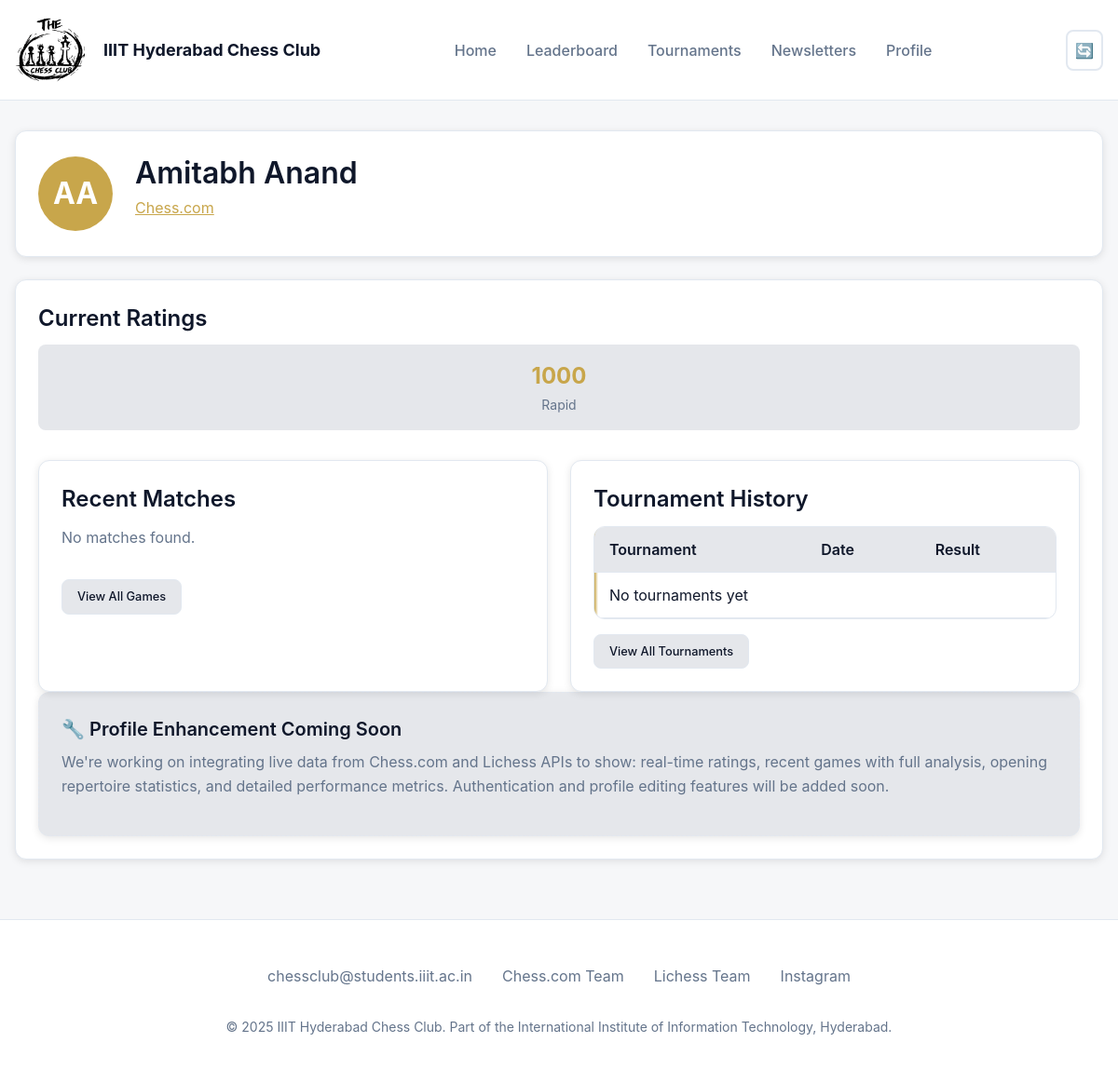
The page /profile/amitabh.anandpd/ on the database its author committed.
### accounts/models.py (models this page shows, shortened)
class User(AbstractUser):
    @property
    def initials(self):
        a = ""
        b = ""
        if self.first_name:
            a = self.first_name[0]
        if self.last_name:
            b = self.last_name[0]
        c = a+b
        if c=="":
            c = "NA"
        return str(c)
    @property
    def matches(self):
        from tournaments.models import Match
        return Match.objects.filter(Q(player1=self) | Q(player2=self)).select_related("tournament")

class UserProfile(models.Model):
    user = models.OneToOneField(User, on_delete=models.CASCADE, related_name="profile")
    rating = models.IntegerField(default=600)
    last_rating = models.IntegerField(default=600)
    rank = models.IntegerField(default=0)
    last_rank = models.IntegerField(default=0)
    chessdotcom = models.CharField(max_length=64, blank=True, null=True)
    lichess = models.CharField(max_length=64, blank=True, null=True)

### accounts/views.py (the view, shortened to what this page needs)
# urls.py: path('profile/<str:username>/', views.user_profile, name='user_profile'),
def user_profile(request, username):
    user = User.objects.filter(username=username).first()
    results = (
        TournamentResult.objects
        .filter(player=user)
        .select_related("tournament")
        .order_by("-tournament__start_date")
    )
    tournaments = []
    matches_obj = user.matches
    matches = []
    if not user:
        return redirect("/")
    return render(request, 'profile_view.html', context={"user":user, "tournaments":tournaments, "matches": matches})

### IIITChessClub/templates/profile_view.html (shortened to what this page needs)
<!DOCTYPE html>
{% load static %}
<html lang="en">
<head>
  <link rel="stylesheet" href="{% static 'css/styles.css' %}">
</head>
<body>
  <nav class="navbar">
    <div class="container">
      <div class="nav-content">
        <a href="{% url 'home' %}" class="nav-logo">
          IIIT Hyderabad Chess Club
        </a>
        <ul class="nav-links">
          <li><a href="{% url 'home' %}" class="nav-link">Home</a></li>
          <li><a href="{% url 'leaderboard' %}" class="nav-link">Leaderboard</a></li>
          <li><a href="{% url 'tournaments' %}" class="nav-link">Tournaments</a></li>
          <li><a href="{% url 'newsletters' %}" class="nav-link">Newsletters</a></li>
          <li><a href="{% url 'profile' %}" class="nav-link active">Profile</a></li>
        </ul>
        <div class="nav-controls">
          <button class="theme-toggle" aria-label="Toggle theme">🔄</button>
        </div>
      </div>
    </div>
  </nav>
  <main class="container" style="margin-top: 2rem;">
    <div class="card mb-6">
      <div class="profile-header">
        <div class="avatar">{{ user.initials }}</div>
        <div class="profile-info">
          <h2>{{ user.first_name }} {{ user.last_name }}</h2>
          <div class="profile-meta">
            {% if user.profile.chessdotcom %}
            <a href="https://chess.com/member/{{ user.profile.chessdotcom }}" target="_blank" class="text-accent">Chess.com</a>
            {% endif %}
          </div>
        </div>
      </div>
    </div>
    <div class="card mb-6">
      <h3>Current Ratings</h3>
      <div class="ratings-grid">
        <div class="rating-card">
          <span class="rating-value" id="rapid-rating">{{ user.profile.rating }}</span>
          <span class="rating-label">Rapid</span>
        </div>
      </div>
    <div class="grid grid-2">
      <div class="card">
        <h3>Recent Matches</h3>
          <div id="match-history">
            {% for match in matches %}
              <div class="match-item">
                <div class="match-info">
                  <div>
                    <span class="badge {{ match.class }}">{{match.result}}</span>
                    vs <a href="{% url 'profile' username=opponent.username %}" class="match-opponent">{{match.opponent.username}}</a>
                  </div>
                  <div class="match-date">{{ match.date|date:"d M, Y" }}</div>
                </div>
                {% if match.fen %}
                  <button class="btn btn-secondary btn-small copy-fen" data-fen="{{ match.fen }}">
                    Copy FEN
                  </button>
                {% endif %}
              </div>
            {% empty %}
              <p>No matches found.</p>
            {% endfor %}
          </div>
        <a href="#" class="btn btn-secondary btn-small mt-4">View All Games</a>
      </div>
      <div class="card">
        <h3>Tournament History</h3>
        <div class="table-container">
          <table class="table">
            <thead>
              <tr>
                <th>Tournament</th>
                <th>Date</th>
                <th>Result</th>
              </tr>
            </thead>
            <tbody>
              {% for t in tournaments %}
                <tr>
                  <td>{{ t.name }}</td>
                  <td>{{ t.date|date:"M d, Y" }}</td>
                  <td><span class="badge {{ t.result_class }}">{{ t.result }}</span></td>
                </tr>
              {% empty %}
                <tr><td colspan="3">No tournaments yet</td></tr>
              {% endfor %}
            </tbody>
          </table>
        </div>
        <a href="{% url 'tournaments' %}" class="btn btn-secondary btn-small mt-4">View All Tournaments</a>
      </div>
    </div>
    <div class="card mt-6" style="border: 1px dashed var(--border); background: var(--muted);">
      <h4>🔧 Profile Enhancement Coming Soon</h4>
      <p class="text-muted">
        We're working on integrating live data from Chess.com and Lichess APIs to show:
        real-time ratings, recent games with full analysis, opening repertoire statistics,
        and detailed performance metrics. Authentication and profile editing features will be added soon.
      </p>
    </div>
  </main>
  <footer class="footer">
    <div class="container">
      <div class="footer-content">
        <div class="footer-links">
          <a href="mailto:chessclub@students.iiit.ac.in">chessclub@students.iiit.ac.in</a>
          <a href="#">Chess.com Team</a>
          <a href="#">Lichess Team</a>
          <a href="https://www.instagram.com/chessclub.iiith">Instagram</a>
        </div>
        <div class="footer-info">
          <p>&copy; 2025 IIIT Hyderabad Chess Club. Part of the International Institute of Information Technology, Hyderabad.</p>
        </div>
      </div>
    </div>
  </footer>
</body>
</html>

### rows shown on the page
User: initials "AA", first_name "Amitabh", last_name "Anand", profile.rating "1000"
